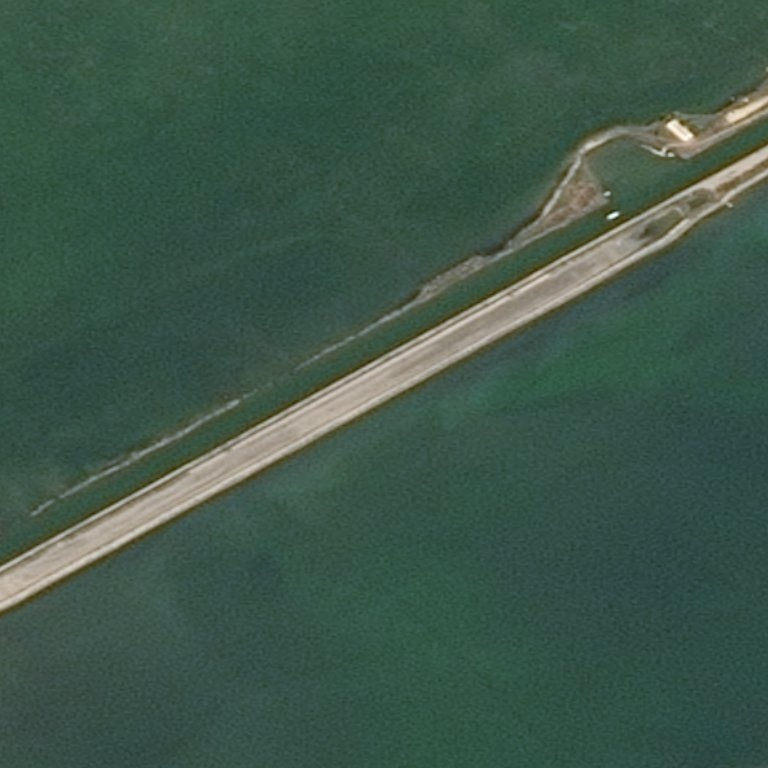
#> input picture hw6/ships/img/0d5b831d8.jpg, 768 x 768 px; its folder holds only this picture in this run
$ jupyter execute --allow-errors homework_06.ipynb
#> lines starting #> are read from the running program, lines starting #| are printed output that depends on the picture; after the words box and inside, x2 and y2 are one past the last pixel; in counts of white or black regions, pixels touching at a corner belong together
#> further down, img is the input picture: shape (768, 768, 3); mean B, G, R 73.9, 87.5, 61.4
#> `gray = cv2.cvtColor(img.copy(), cv2.COLOR_RGB2GRAY)`:
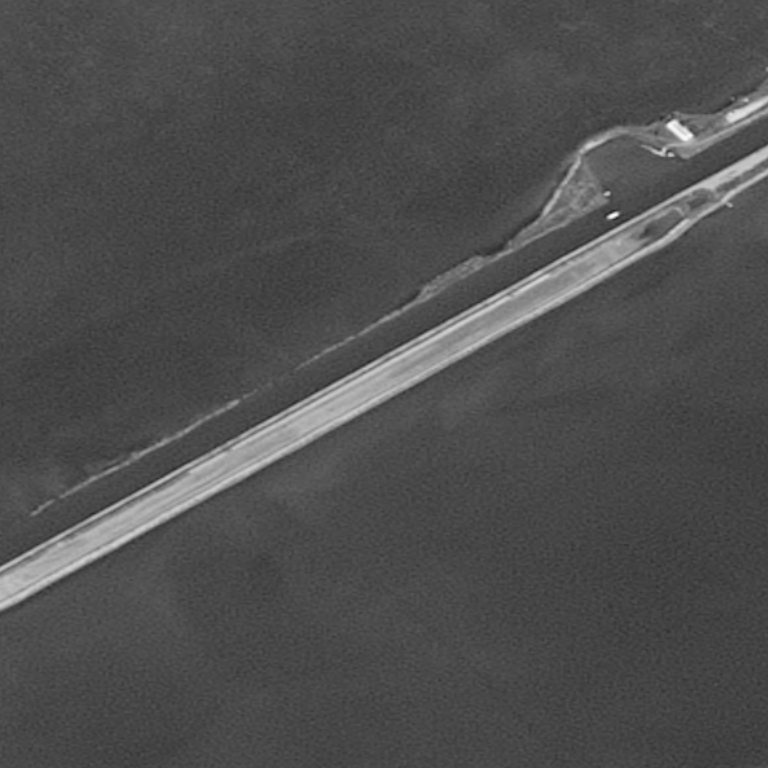
#> gray: shape (768, 768); min 37, max 252, mean 78.2
#> `hist = cv2.calcHist([blur.ravel()], [0], None, [256], [0, 256])`: hist = 256 values, max 46067 at index 71, min 0 at index 0, mean 2304
#> `extr = np.argmax(hist[:101])`: extr = 71
#> `crop = np.invert(blur<(extr+20)).astype(np.uint8)`:
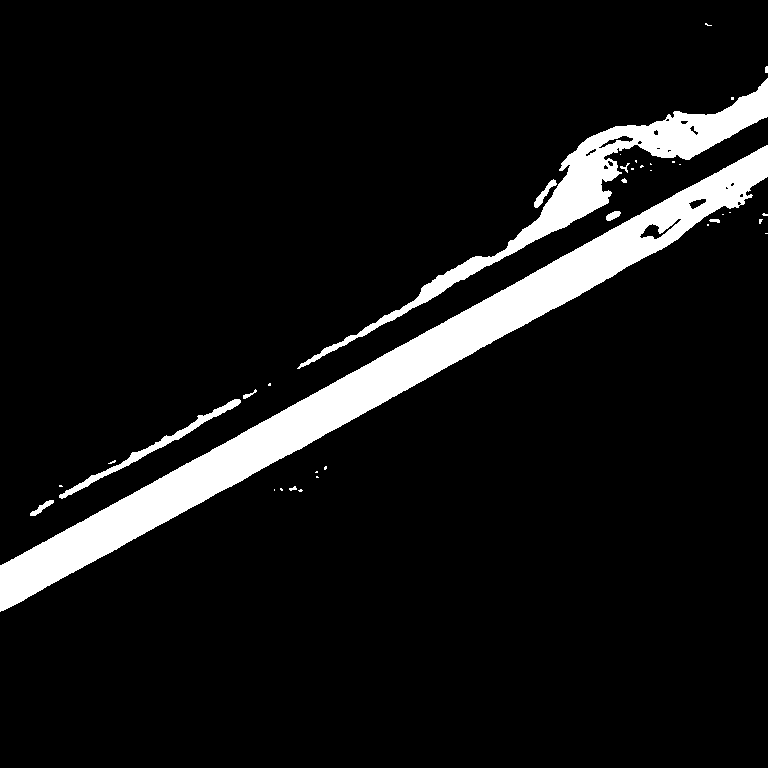
#> crop: shape (768, 768); values 0 (black) and 1 (white), 8.3% white; 37 white regions (25 under 20 px), largest, box (x1, y1, x2, y2) and area: (0, 145, 768, 612) 35214, (297, 78, 768, 369) 11946, (59, 399, 241, 499) 1309
#> `opening = cv2.morphologyEx(crop, cv2.MORPH_OPEN, kernel)`: opening: shape (768, 768); values 0 (black) and 1 (white), 8.3% white; 13 white regions (4 under 20 px), largest, box (x1, y1, x2, y2) and area: (0, 145, 768, 611) 35202, (300, 79, 768, 367) 11893, (59, 399, 241, 498) 1305
#> `closing = cv2.morphologyEx(opening, cv2.MORPH_CLOSE, kernel)`:
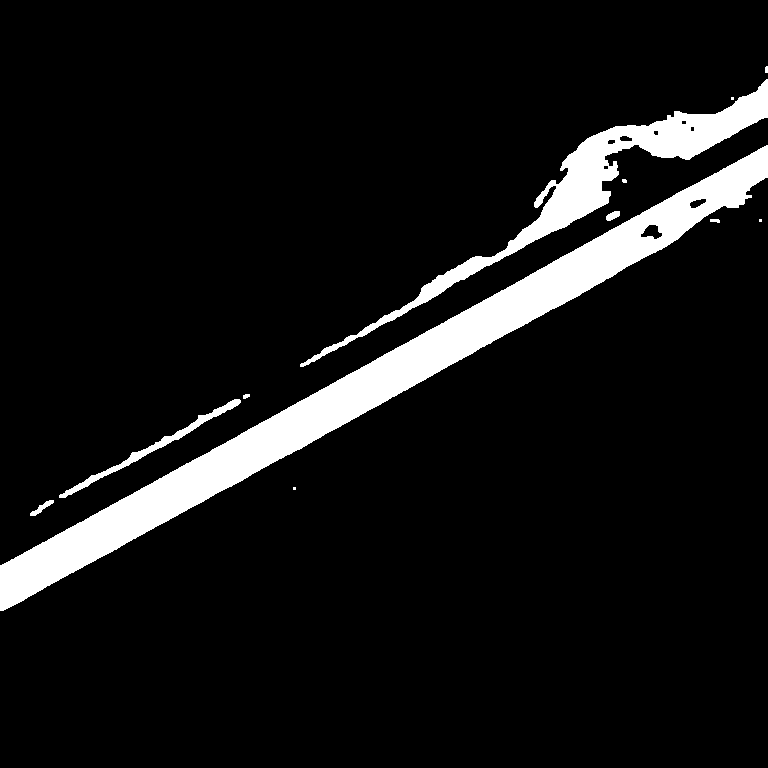
#> closing: shape (768, 768); values 0 (black) and 1 (white), 8.3% white; 12 white regions (4 under 20 px), largest, box (x1, y1, x2, y2) and area: (0, 145, 768, 611) 35286, (300, 79, 768, 367) 12214, (59, 399, 241, 498) 1306
#> `mask = cv2.dilate(closing, kernel, iterations=3)`:
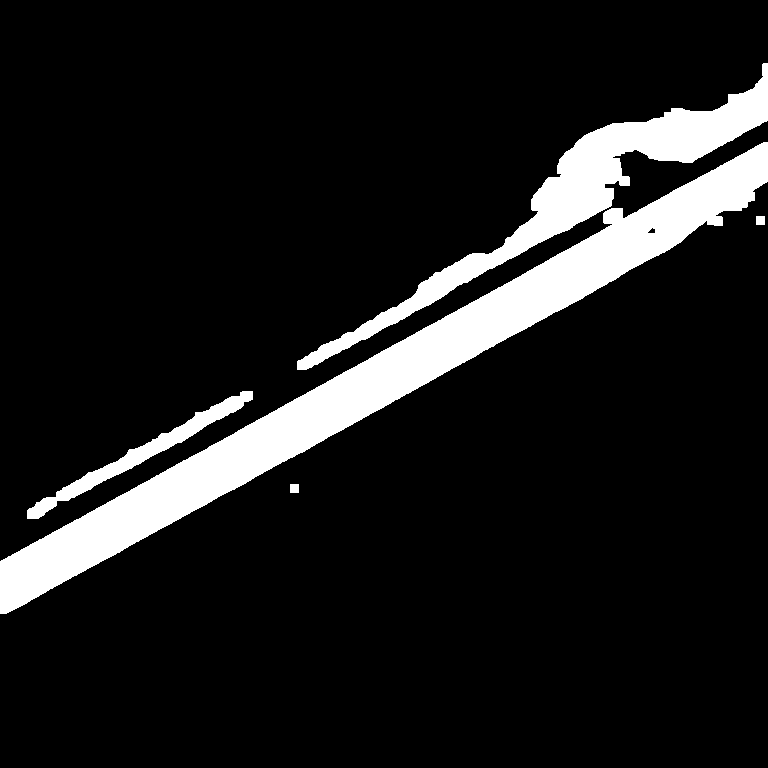
#> mask: shape (768, 768); values 0 (black) and 1 (white), 10.9% white; 5 white regions, box (x1, y1, x2, y2) and area: (0, 142, 768, 614) 43136, (297, 63, 768, 370) 17520, (27, 391, 253, 519) 3541, (756, 216, 765, 225) 81, (290, 484, 299, 493) 81
# Homework 6

[cell 1]
import numpy as np
import cv2
import skimage.exposure
import skimage.io
import matplotlib.pyplot as plt
import glob

# Задача №1 - Выделить береговую линию

Теперь приступим к задаче сегментации на картинках. Реализуйте программу, которая определить береговую линию, то есть разделит изображение на 2 класса: берег и вода. Разметка лежит в папке ships/ground_truth

Примеры изображений:
<table><tr>
    <td>  </td>
    <td>  </td>
</tr></table>

[cell 2]
images = glob.glob('ships/img/*.jpg')
masks = glob.glob('ships/ground_truth/*.png')
n = len(images)
count = 1
#> (the rest of this cell did not finish here and is left out)

$ run again, on hw6/ships/img/170a39c2c.jpg
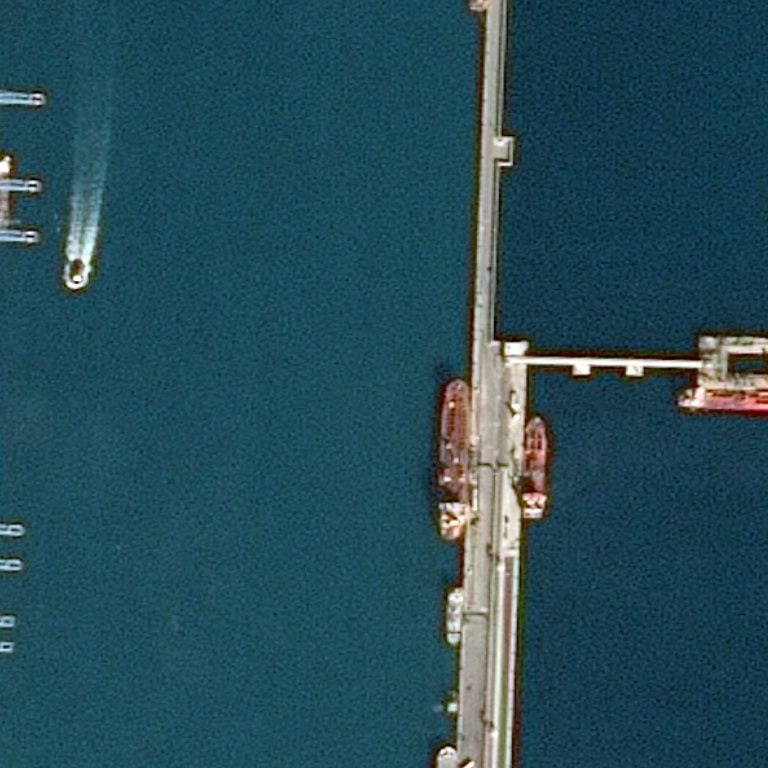
#> input picture hw6/ships/img/170a39c2c.jpg, 768 x 768 px
#> img is the input picture: shape (768, 768, 3); mean B, G, R 88.6, 76.6, 38.4
#> `gray = cv2.cvtColor(img.copy(), cv2.COLOR_RGB2GRAY)`:
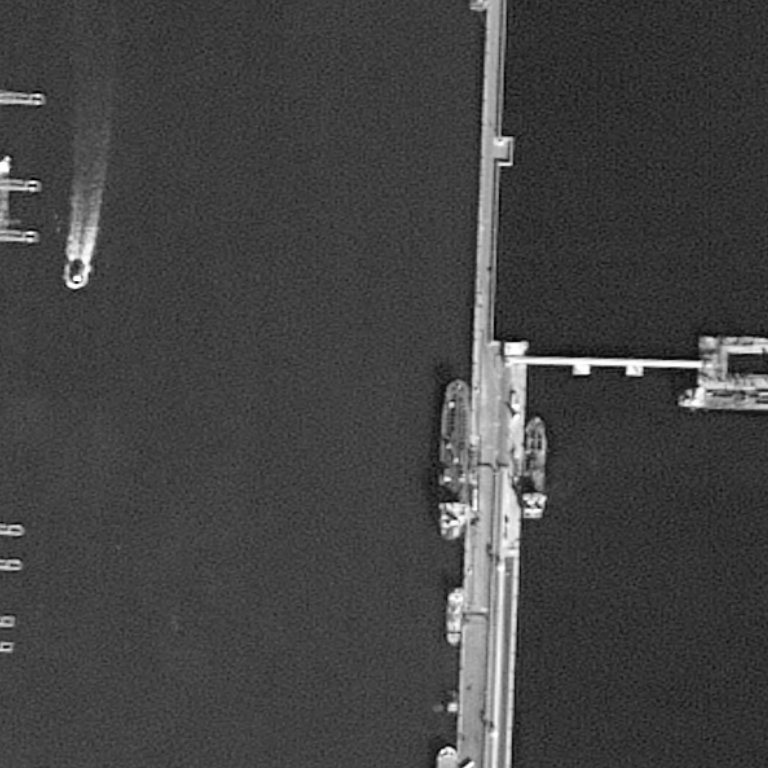
#> gray: shape (768, 768); min 2, max 255, mean 66.5
#> hist = 256 values, max 32567 at index 64, min 0 at index 0, mean 2304
#> extr = 64
#> crop: shape (768, 768); values 0 (black) and 1 (white), 8.5% white; 25 white regions (13 under 20 px), largest, box (x1, y1, x2, y2) and area: (436, 0, 768, 768) 43662, (62, 156, 107, 290) 3287, (0, 155, 42, 243) 1560
#> opening: shape (768, 768); values 0 (black) and 1 (white), 8.5% white; 14 white regions (3 under 20 px), largest, box (x1, y1, x2, y2) and area: (436, 0, 768, 768) 43622, (63, 161, 106, 290) 3243, (0, 156, 42, 243) 1552
#> closing: shape (768, 768); values 0 (black) and 1 (white), 8.6% white; 13 white regions (2 under 20 px), largest, box (x1, y1, x2, y2) and area: (436, 0, 768, 768) 44017, (63, 157, 106, 290) 3298, (0, 156, 42, 243) 1569
#> `mask = cv2.dilate(closing, kernel, iterations=3)`:
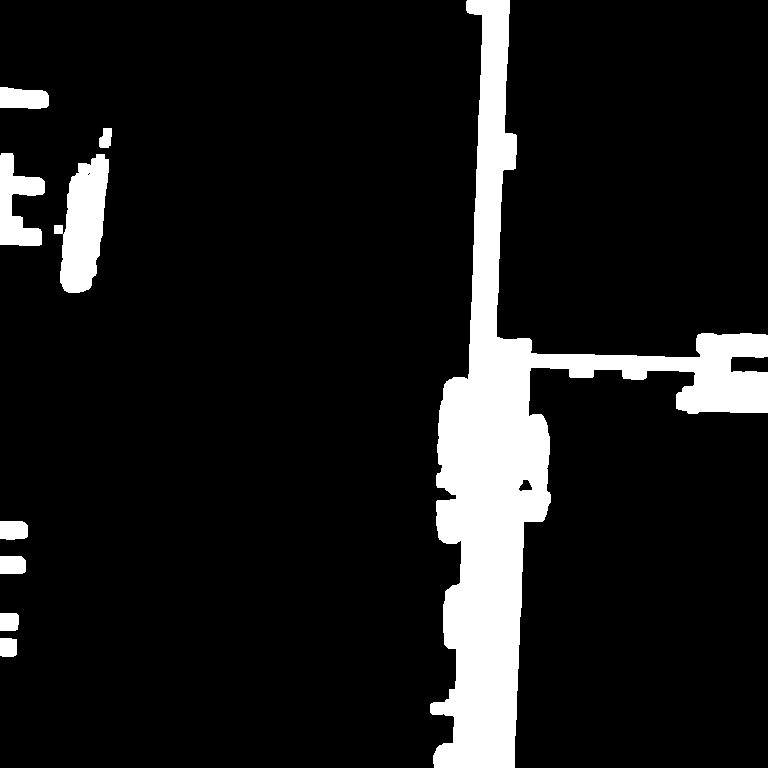
#> mask: shape (768, 768); values 0 (black) and 1 (white), 10.7% white; 9 white regions, largest, box (x1, y1, x2, y2) and area: (430, 0, 768, 768) 53145, (54, 154, 109, 293) 4814, (0, 153, 45, 246) 2395
